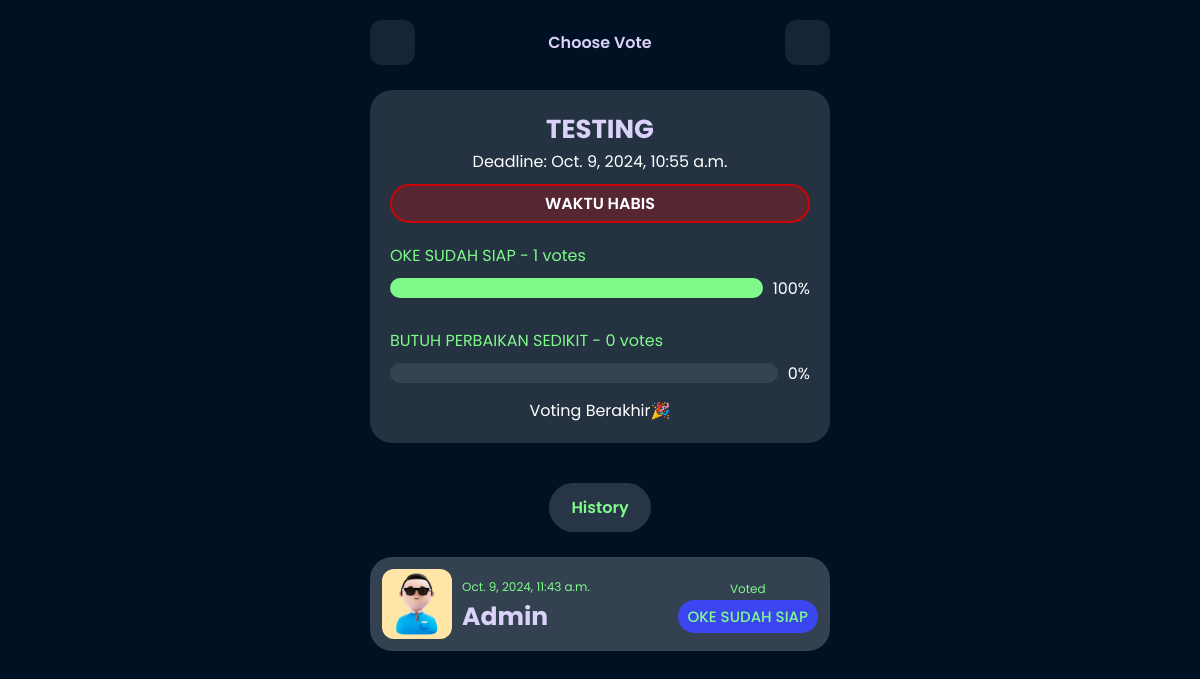
The page /vote/30/ (signed in) on the database as committed earlier.
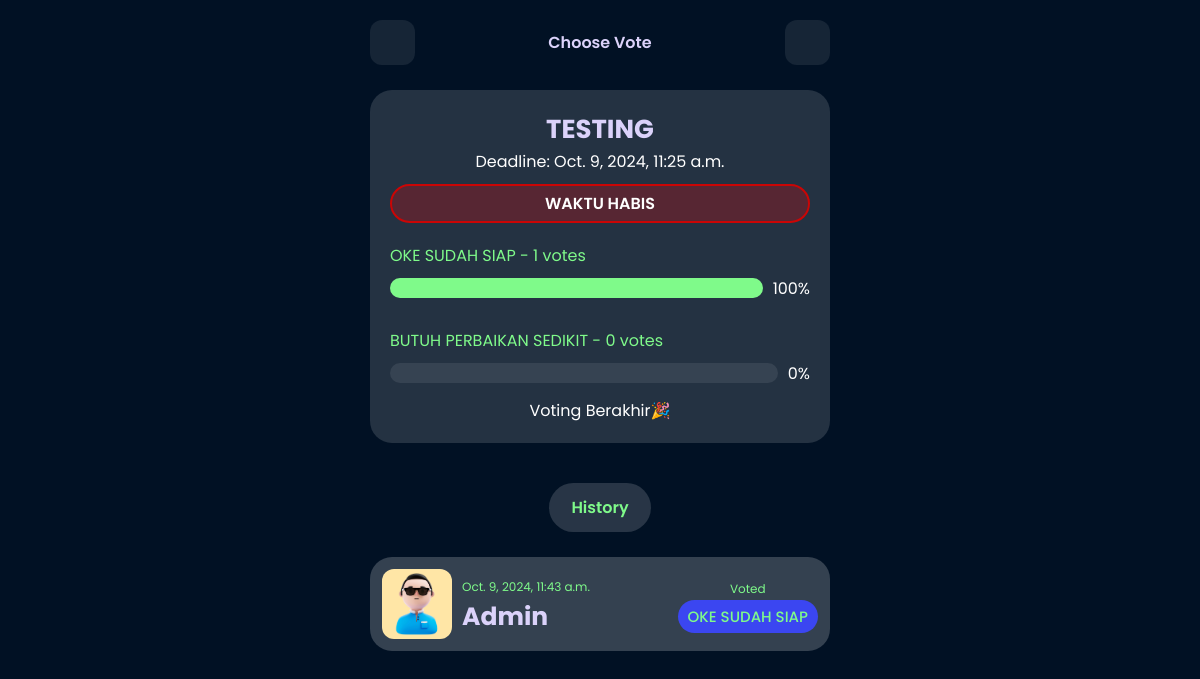
The same page on the database as committed later.
### vote_app/models.py (models this page shows, shortened)
class Vote(models.Model):
    title = models.CharField(max_length=200)
    description = models.TextField()
    key = models.CharField(max_length=100, unique=True)
    created = models.DateTimeField(auto_now_add=True)
    likes = models.ManyToManyField(User, related_name='liked_votes', blank=True, default=0)
    deadline = models.DateTimeField(null=True, blank=True)  # Batas waktu opsional
    created_by = models.ForeignKey(User, on_delete=models.CASCADE, related_name='votes_created')  # Tambahkan field ini
    def total_votes(self):
        return sum(option.votes for option in self.options.all())

### vote_app/views.py (the view, shortened to what this page needs)
# urls.py: path('vote/<int:vote_id>/', views.vote_detail, name='vote_detail'),
@login_required
@csrf_exempt
def vote_detail(request, vote_id):
    vote = get_object_or_404(Vote, id=vote_id)
    history = VoteHistory.objects.filter(vote=vote)
    total_votes = vote.total_votes()
    local_now = timezone.localtime()
    print('waktu', local_now)
    return render(request, 'vote_detail.html', {
        'vote': vote,
        'total_votes': total_votes,
        'history': history,
        'local_now': local_now,
    })

### templates/vote_detail.html (shortened to what this page needs)
{% load static %}
<!DOCTYPE html>
<html lang="en">
<head>
</head>
<body>
    <div class="container">
      <div class="top">
        <a href="{% url 'admin_vote_list' %}"><ion-icon name="chevron-back-outline" id="icon"></ion-icon></a>
        <p>Choose Vote</p>
        <a href="{% url 'create_vote' %}"><ion-icon name="add-circle"id="icon"></ion-icon></a>
      </div>
        <div class="vote">
          <div class="card">
            <div class="item-bottom">
              <div class="bottom-user" style="text-align: center;">
                <h3>{{ vote.description }}</h3>
                {% if vote.deadline %}
                <p style="color: white;">Deadline: {{ vote.deadline }}</p>
                <p id="countdown"
                  style=" margin-top: 10px; color: white; border: 2px solid rgb(203, 5, 5); background-color: rgba(255, 0, 0, 0.233); padding: 5px 10px; border-radius: 50px; font-weight: 600;">
                </p>
                {% else %}
                <p style="color: white;">No deadline set</p>
                {% endif %}
                {% if vote.deadline > local_now %}
                <form method="post">
                  {% csrf_token %}
                  {% for option in vote.options.all %}
                  <div style="text-align: left; color: #7FFA8A; margin-top: 20px;">
                    <div class="pilih" style="display: flex; align-items: center; gap: 10px;">
                      <input type="radio" name="option" value="{{ option.id }}" style="width: 20px; height: 20px;">
                      {{ option.option_text }} - {{ option.votes }} votes
                    </div>
                    <div class="progres" style="display: flex; align-items: center; gap: 10px;">
                      <progress value="{% widthratio option.votes total_votes 100 %}" max="100" style="margin: 10px 0;"></progress>
                      <span style="color: white;">
                        {% if total_votes %}
                        {% widthratio option.votes total_votes 100 %}%
                        {% endif %}
                      </span>
                    </div>
                  </div>
                  {% endfor %}
                  <button type="submit" class="btn-tap">Vote</button>
                </form>
                {% else %}
                {% for option in vote.options.all %}
                  <div style="text-align: left; color: #7FFA8A; margin-top: 20px;">
                    <div class="pilih" style="display: flex; align-items: center; gap: 10px;">
                      {{ option.option_text }} - {{ option.votes }} votes
                    </div>
                    <div class="progres" style="display: flex; align-items: center; gap: 10px;">
                      <progress value="{% widthratio option.votes total_votes 100 %}" max="100" style="margin: 10px 0;"></progress>
                      <span style="color: white;">
                        {% if total_votes %}
                        {% widthratio option.votes total_votes 100 %}%
                        {% endif %}
                      </span>
                    </div>
                  </div>
                  {% endfor %}
                <p style="color: white; margin-top: 5px;">Voting Berakhir🎉</p>
                {% endif %}
              </div>
            </div>
          </div>
          <span style="color: #7FFA8A; background-color: #ffffff27; font-weight: 600; padding: 12px 22px; border-radius: 50px; margin-bottom: 20px;">History</span>
        </div>
          <div class="histori">
            {% for record in history %}
            <div class="histori-card">
              <div class="img">
                <img src="{% static 'img/av1.jpg' %}" alt="">
                <div class="img-title">
                  <span>{{ record.timestamp }}</span>
                  <h3 style="text-transform: capitalize;">{{ record.user.username }}</h3>
                </div>
              </div>
              <div class="title-vote">
                <span>Voted</span>
                <h4>{{ record.option.option_text }}</h4>
              </div>
            </div>
            {% endfor %}
          </div>
    </div>
</body>
</html>

Rows that differ between the two databases and show on the page:
changed Vote "TESTING": deadline "Oct. 9, 2024, 10:55 a.m." → "Oct. 9, 2024, 11:25 a.m."
